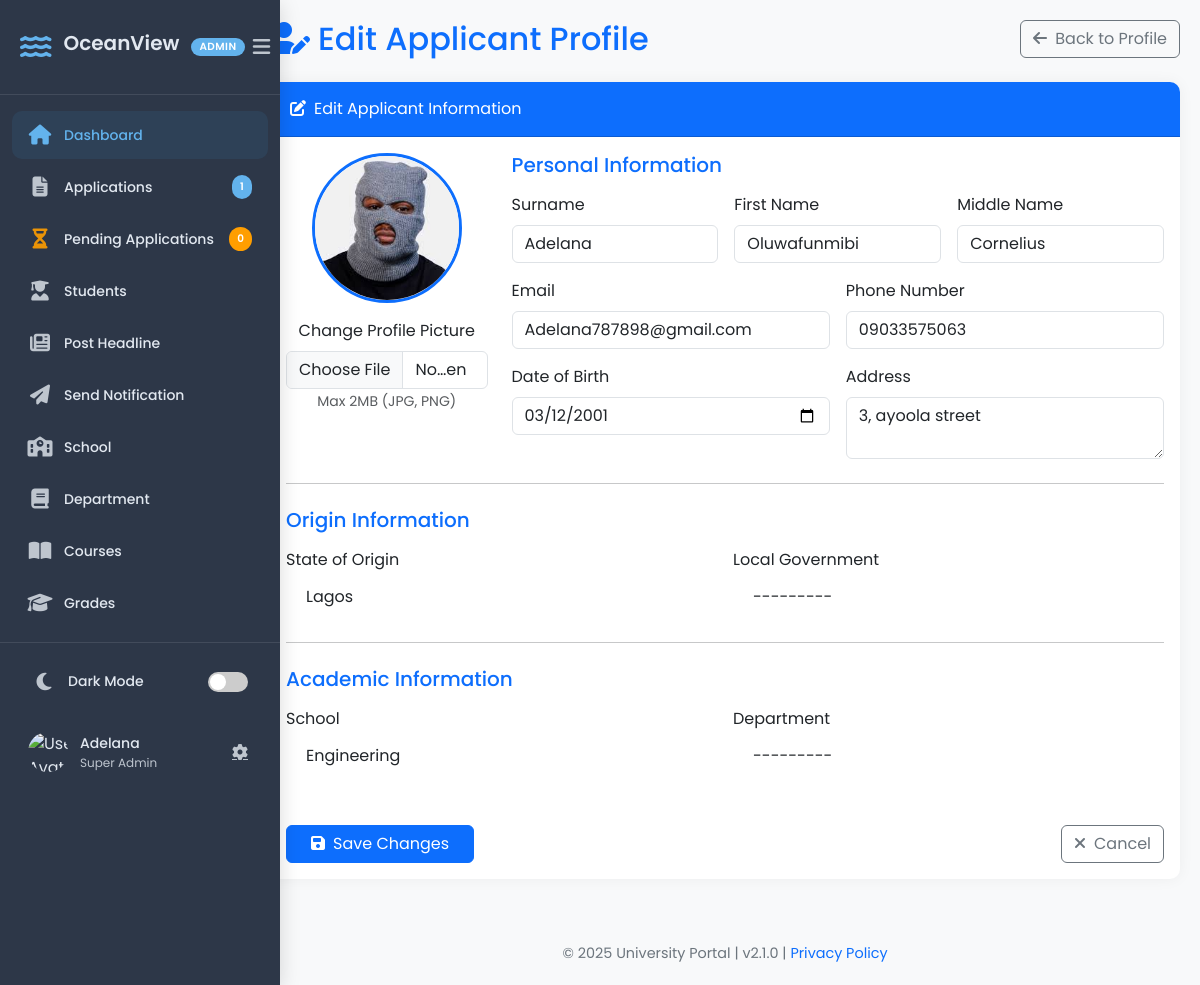
Page /applicant/5/edit/ (signed in) on the committed database.
### portal/models.py (models this page shows, shortened)
class Application(models.Model):
    STATUS_CHOICES = [
        ('pending', 'Pending'),
        ('approved', 'Approved'),
        ('declined', 'Declined'),
    ]
    surname = models.CharField(max_length=100)
    first_name = models.CharField(max_length=100)
    other_name = models.CharField(max_length=100, blank=True, null=True)
    email = models.EmailField(unique=True)
    phone_number = models.CharField(max_length=11)
    address = models.CharField(max_length=100)
    state_of_origin = models.ForeignKey(State, on_delete=models.CASCADE)
    local_government = models.ForeignKey(Lga, on_delete=models.CASCADE)
    date_of_birth = models.DateField()
    school = models.ForeignKey(School, on_delete=models.CASCADE)
    department = models.ForeignKey(Department, on_delete=models.CASCADE)
    application_number = models.CharField(max_length=10, unique=True, blank=True)
    profile_picture = models.ImageField(
        upload_to="profile_pics/",
        blank=True,
        null=True,
        default="default-profile.png")
    created_at = models.DateTimeField(default=now, editable=True)
    academic_session = models.ForeignKey(AcademicSession, on_delete=models.CASCADE, related_name="applications")
    is_approved = models.CharField(max_length=10, choices=STATUS_CHOICES, default='pending')
    year = models.ForeignKey(Year, default=1, on_delete=models.CASCADE)
    semester = models.ForeignKey(Semester, on_delete=models.CASCADE, default=get_default_semester)

### crm/views.py (the view)
# urls.py: path('applicant/<int:application_id>/edit/', edit_application, name='edit_application'),
@login_required
def edit_application(request, application_id):
    if not request.user.is_superuser and not request.user.groups.filter(name='Admission Officer').exists():
        return HttpResponseForbidden("You do not have permission to view this applicant.")
    applicant = get_object_or_404(Application, id=application_id)
    total_applications = Application.objects.count()
    total_pending_application = Application.objects.filter(is_approved='pending').count()
    if request.method == 'POST':
        form = ApplicationForm(request.POST, request.FILES, instance=applicant)
        if form.is_valid():
            form.save()
            return redirect('view_applicant', application_id=applicant.id)
    else:
        form = ApplicationForm(instance=applicant)
    schools = School.objects.all().order_by('name')
    states = State.objects.all().order_by('name')
    context = {
        'applicant': applicant,
        'form': form,
        'schools': schools,
        'states': states,
        'total_applications': total_applications,
        'total_pending_application': total_pending_application,
    }
    return render(request, "crm/edit_application.html", context)

### crm/templates/crm/edit_application.html (shortened to what this page needs)
{% load static %}
<!DOCTYPE html>
<html lang="en">
<head>
    <link href="https://cdn.jsdelivr.net/npm/bootstrap@5.3.0/dist/css/bootstrap.min.css" rel="stylesheet">
    <link rel="stylesheet" href="https://cdnjs.cloudflare.com/ajax/libs/font-awesome/6.0.0/css/all.min.css">
    <link href="https://cdn.jsdelivr.net/npm/select2@4.1.0-rc.0/dist/css/select2.min.css" rel="stylesheet">
    <link href="https://cdn.jsdelivr.net/npm/select2-bootstrap-5-theme@1.3.0/dist/select2-bootstrap-5-theme.min.css" rel="stylesheet">
        <link rel="stylesheet" href="{% static 'crm/css/edit_application.css' %}">
</head>
<body>
    {% include 'crm/sidebar.html' %}
    <div class="main-content">
        <div class="d-flex justify-content-between align-items-center mb-4">
            <h2 class="text-primary mb-0"><i class="fas fa-user-edit me-2"></i>Edit Applicant Profile</h2>
            <a href="{% url 'view_applicant' applicant.id %}" class="btn btn-outline-secondary">
                <i class="fas fa-arrow-left me-1"></i> Back to Profile
            </a>
        </div>
        <div class="card mb-4">
            <div class="card-header bg-primary text-white">
                <i class="fas fa-edit me-2"></i>Edit Applicant Information
            </div>
            <div class="card-body">
                <form method="post" enctype="multipart/form-data" novalidate>
                    <div class="row mb-4">
                        <div class="col-md-3 text-center">
                            {% if applicant.profile_picture %}
                                <img src="{{ applicant.profile_picture.url }}" class="profile-picture mb-3" id="profile-preview">
                            {% else %}
                                <img src="{% static 'images/default-profile.png' %}" class="profile-picture mb-3" id="profile-preview">
                            {% endif %}
                            <label for="id_profile_picture" class="form-label">Change Profile Picture</label>
                            <input type="file" class="form-control" name="profile_picture" id="id_profile_picture" accept="image/*">
                            <small class="text-muted">Max 2MB (JPG, PNG)</small>
                        </div>
                        <div class="col-md-9">
                            <h5 class="text-primary mb-3">Personal Information</h5>
                            <div class="row g-3">
                                <div class="col-md-4">
                                    <label for="id_surname" class="form-label">Surname</label>
                                    <input type="text" class="form-control {% if form.surname.errors %}is-invalid{% endif %}"
                                           name="surname" id="id_surname" value="{{ form.surname.value|default:'' }}">
                                </div>
                                <div class="col-md-4">
                                    <label for="id_first_name" class="form-label">First Name</label>
                                    <input type="text" class="form-control {% if form.first_name.errors %}is-invalid{% endif %}"
                                           name="first_name" id="id_first_name" value="{{ form.first_name.value|default:'' }}">
                                </div>
                                <div class="col-md-4">
                                    <label for="id_other_name" class="form-label">Middle Name</label>
                                    <input type="text" class="form-control" name="other_name" id="id_other_name" value="{{ form.other_name.value|default:'' }}">
                                </div>
                                <div class="col-md-6">
                                    <label for="id_email" class="form-label">Email</label>
                                    <input type="email" class="form-control {% if form.email.errors %}is-invalid{% endif %}"
                                           name="email" id="id_email" value="{{ form.email.value|default:'' }}">
                                </div>
                                <div class="col-md-6">
                                    <label for="id_phone_number" class="form-label">Phone Number</label>
                                    <input type="text" class="form-control {% if form.phone_number.errors %}is-invalid{% endif %}"
                                           name="phone_number" id="id_phone_number" value="{{ form.phone_number.value|default:'' }}">
                                </div>
                                <div class="col-md-6">
                                    <label for="id_date_of_birth" class="form-label">Date of Birth</label>
                                    <input type="date" class="form-control {% if form.date_of_birth.errors %}is-invalid{% endif %}"
                                           name="date_of_birth" id="id_date_of_birth" value="{{ form.date_of_birth.value|date:'Y-m-d'|default:'' }}">
                                </div>
                                <div class="col-md-6">
                                    <label for="id_address" class="form-label">Address</label>
                                    <textarea class="form-control" name="address" id="id_address">{{ form.address.value|default:'' }}</textarea>
                                </div>
                            </div>
                        </div>
                    </div>
                    <hr class="my-4">
                    <h5 class="mb-3 text-primary">Origin Information</h5>
                    <div class="row g-3">
                        <div class="col-md-6">
                            <label for="id_state_of_origin" class="form-label">State of Origin</label>
                        </div>
                        <div class="col-md-6">
                            <label for="id_local_government" class="form-label">Local Government</label>
                        </div>
                    </div>
                    <hr class="my-4">
                    <h5 class="mb-3 text-primary">Academic Information</h5>
                    <div class="row g-3">
                        <div class="col-md-6">
                            <label for="id_school" class="form-label">School</label>
                        </div>
                        <div class="col-md-6">
                            <label for="id_department" class="form-label">Department</label>
                        </div>
                    </div>
                    <div class="d-flex justify-content-between mt-5">
                        <button type="submit" class="btn btn-primary px-4"><i class="fas fa-save me-2"></i>Save Changes</button>
                        <a href="{% url 'view_applicant' applicant.id %}" class="btn btn-outline-secondary"><i class="fas fa-times me-2"></i>Cancel</a>
                    </div>
                </form>
            </div>
        </div>
    </div>
    <div class="footer text-center">
        © 2025 University Portal | v2.1.0 | <a href="#" class="text-decoration-none">Privacy Policy</a>
    </div>
</body>
</html>

### crm/templates/crm/sidebar.html (shortened to what this page needs)
{% load static %}
<!DOCTYPE html>
<html lang="en">
<head>
    <link rel="stylesheet" href="https://cdnjs.cloudflare.com/ajax/libs/font-awesome/6.4.0/css/all.min.css">
    <link rel="stylesheet" href="{% static 'crm/css/sidebar.css' %}">
</head>
<body>
<div class="sidebar-container">
    <div class="sidebar">
        <div class="sidebar-header">
            <div class="brand-wrapper">
                <i class="fas fa-water brand-icon"></i>
                <h3 class="brand-text">OceanView</h3>
                <span class="badge badge-admin">ADMIN</span>
            </div>
            <button class="sidebar-toggle" id="sidebarToggle">
                <i class="fas fa-bars"></i>
            </button>
        </div>
        <ul class="sidebar-menu">
            <li class="menu-item active">
                <a href="{% url 'dashboard' %}" class="menu-link">
                    <span class="menu-icon"><i class="fas fa-home"></i></span>
                    <span class="menu-text">Dashboard</span>
                </a>
            </li>
            {% if request.user.is_superuser or request.user.groups.all.0.name == 'Admission Officer' %}
            <li class="menu-item">
                <a href="{% url 'applicant_list' %}" class="menu-link">
                    <span class="menu-icon"><i class="fas fa-file-alt"></i></span>
                    <span class="menu-text">Applications</span>
                    <span class="menu-badge">{{ total_applications }}</span>
                </a>
            </li>
            <li class="menu-item">
                <a href="{% url 'pending_list' %}" class="menu-link">
                    <span class="menu-icon"><i class="fas fa-hourglass-half"></i></span>
                    <span class="menu-text">Pending Applications</span>
                    <span class="menu-badge badge-warning">{{ total_pending_application }}</span>
                </a>
            </li>
            {% endif %}
            {% if request.user.is_superuser %}
                <li class="menu-item">
                    <a href="{% url 'student_list' %}" class="menu-link">
                        <span class="menu-icon"><i class="fas fa-user-graduate"></i></span>
                        <span class="menu-text">Students</span>
                    </a>
                </li>
                <li class="menu-item">
                    <a href="{% url 'Post_headline' %}" class="menu-link">
                        <span class="menu-icon"><i class="fas fa-newspaper"></i></span>
                        <span class="menu-text">Post Headline</span>
                    </a>
                </li>
                <li class="menu-item">
                    <a href="{% url 'Notify_student' %}" class="menu-link">
                        <span class="menu-icon"><i class="fas fa-paper-plane"></i></span>
                        <span class="menu-text">Send Notification</span>
                    </a>
                </li>
            {% endif %}
            {% if request.user.is_superuser%}
                <li class="menu-item">
                    <a href="{% url 'school_list' %}" class="menu-link">
                        <span class="menu-icon"><i class="fas fa-school"></i></span>
                        <span class="menu-text">School</span>
                    </a>
                </li>
            {% endif %}
                 {% if request.user.is_superuser  or "Dean" in user_groups %}
                <li class="menu-item">
                    <a href="{% url 'department_list' %}" class="menu-link">
                        <span class="menu-icon"><i class="fas fa-book"></i></span>
                        <span class="menu-text">Department</span>
                    </a>
                </li>
                {%endif%}
                {% if request.user.is_superuser or "Class Adviser" in user_groups or "HOD (Head of Department)" in user_groups or "Dean" in user_groups %}
                <li class="menu-item">
                    <a href="{% url 'course_list' %}" class="menu-link">
                        <span class="menu-icon"><i class="fas fa-book-open"></i></span>
                        <span class="menu-text">Courses</span>
                    </a>
                </li>
                {%endif %}
                {% if request.user.is_superuser or "Class Adviser" in user_groups or "HOD (Head of Department)" in user_groups or "Dean" in user_groups %}
                <li class="menu-item">
                    <a href="{% url 'grade_list' %}" class="menu-link">
                        <span class="menu-icon"><i class="fas fa-graduation-cap"></i></span>
                        <span class="menu-text">Grades</span>
                    </a>
                </li>
                {%endif%}
        </ul>
        <div class="sidebar-footer">
            <div class="settings-menu">
                <div class="dark-mode-toggle" onclick="toggleDarkMode()">
                    <div class="toggle-icon"><i id="darkModeIcon" class="fas fa-moon"></i></div>
                    <span id="darkModeText">Dark Mode</span>
                    <div class="toggle-switch">
                        <label for="darkModeSwitch"></label>
                    </div>
                </div>
            </div>
            <div class="user-profile">
                <div class="user-avatar">
                    <img src="{% static 'images/default-avatar.png' %}" alt="User Avatar">
                </div>
                <div class="user-info">
                    <span class="user-name">{{ request.user.get_full_name|default:request.user.username }}</span>
                    <span class="user-role">
                        {% if request.user.is_superuser %}
                            Super Admin
                        {% elif user_groups %}
                            {{ user_groups.0 }}
                        {% else %}
                            Staff
                        {% endif %}
                    </span>
                </div>
                <div class="user-actions">
                    <a href="#"><i class="fas fa-cog"></i></a>
                </div>
            </div>
        </div>
    </div>
</div>
</body>
</html>

### rows in the picture
Application: profile_picture (picture), surname "Adelana", first_name "Oluwafunmibi", other_name "Cornelius", email "Adelana787898@gmail.com", phone_number "09033575063", date_of_birth "03/12/2001", address "3, ayoola street"

### other values in the picture
{{ total_applications }} "1"
{{ total_pending_application }} "0"
{{ request.user.get_full_name|default:request.user.username }} "Adelana"
